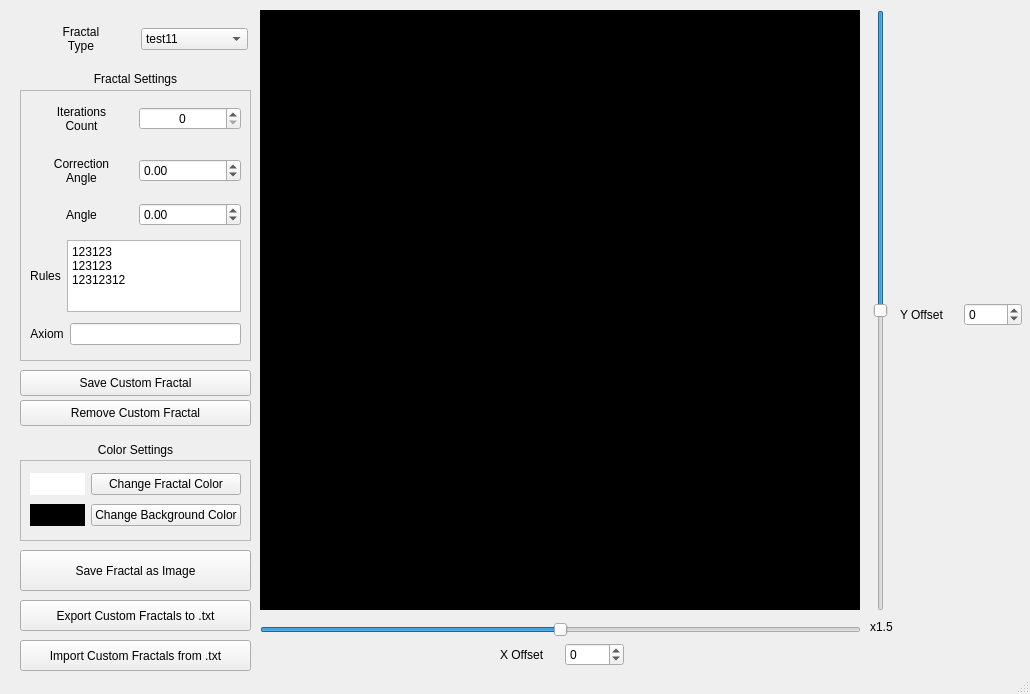
<?xml version="1.0" encoding="UTF-8"?>
<ui version="4.0">
 <class>MainWindow</class>
 <widget class="QMainWindow" name="MainWindow">
  <property name="geometry">
   <rect>
    <x>0</x>
    <y>0</y>
    <width>1030</width>
    <height>694</height>
   </rect>
  </property>
  <property name="mouseTracking">
   <bool>true</bool>
  </property>
  <property name="windowTitle">
   <string>MainWindow</string>
  </property>
  <property name="tabShape">
   <enum>QTabWidget::Rounded</enum>
  </property>
  <widget class="QWidget" name="centralwidget">
   <widget class="QLabel" name="fractal_image_label">
    <property name="geometry">
     <rect>
      <x>260</x>
      <y>10</y>
      <width>600</width>
      <height>600</height>
     </rect>
    </property>
    <property name="styleSheet">
     <string notr="true">background-color: rgb(0, 0, 0);</string>
    </property>
    <property name="text">
     <string/>
    </property>
    <property name="pixmap">
     <pixmap>../83c45ace/робот.jpg</pixmap>
    </property>
    <property name="scaledContents">
     <bool>false</bool>
    </property>
    <property name="alignment">
     <set>Qt::AlignCenter</set>
    </property>
   </widget>
   <widget class="QPushButton" name="save_as_image_button">
    <property name="geometry">
     <rect>
      <x>20</x>
      <y>550</y>
      <width>231</width>
      <height>41</height>
     </rect>
    </property>
    <property name="text">
     <string>Save Fractal as Image</string>
    </property>
   </widget>
   <widget class="QLabel" name="settings_label">
    <property name="geometry">
     <rect>
      <x>20</x>
      <y>70</y>
      <width>231</width>
      <height>18</height>
     </rect>
    </property>
    <property name="text">
     <string>Fractal Settings</string>
    </property>
    <property name="alignment">
     <set>Qt::AlignCenter</set>
    </property>
   </widget>
   <widget class="QFrame" name="settings_frame">
    <property name="geometry">
     <rect>
      <x>20</x>
      <y>90</y>
      <width>231</width>
      <height>271</height>
     </rect>
    </property>
    <property name="frameShape">
     <enum>QFrame::StyledPanel</enum>
    </property>
    <property name="frameShadow">
     <enum>QFrame::Sunken</enum>
    </property>
    <widget class="QWidget" name="layoutWidget">
     <property name="geometry">
      <rect>
       <x>10</x>
       <y>10</y>
       <width>211</width>
       <height>38</height>
      </rect>
     </property>
     <layout class="QHBoxLayout" name="horizontalLayout_2">
      <item>
       <widget class="QLabel" name="iterations_label">
        <property name="text">
         <string>Iterations
Count</string>
        </property>
        <property name="textFormat">
         <enum>Qt::PlainText</enum>
        </property>
        <property name="alignment">
         <set>Qt::AlignCenter</set>
        </property>
        <property name="wordWrap">
         <bool>true</bool>
        </property>
       </widget>
      </item>
      <item>
       <widget class="QSpinBox" name="iterations_spinbox">
        <property name="alignment">
         <set>Qt::AlignCenter</set>
        </property>
        <property name="minimum">
         <number>0</number>
        </property>
        <property name="maximum">
         <number>100</number>
        </property>
       </widget>
      </item>
     </layout>
    </widget>
    <widget class="QWidget" name="layoutWidget">
     <property name="geometry">
      <rect>
       <x>10</x>
       <y>230</y>
       <width>211</width>
       <height>28</height>
      </rect>
     </property>
     <layout class="QHBoxLayout" name="horizontalLayout_5">
      <item>
       <widget class="QLabel" name="axiom_label">
        <property name="text">
         <string>Axiom</string>
        </property>
        <property name="alignment">
         <set>Qt::AlignCenter</set>
        </property>
       </widget>
      </item>
      <item>
       <widget class="QLineEdit" name="axiom_lineedit">
        <property name="inputMask">
         <string/>
        </property>
        <property name="text">
         <string/>
        </property>
       </widget>
      </item>
     </layout>
    </widget>
    <widget class="QWidget" name="layoutWidget">
     <property name="geometry">
      <rect>
       <x>10</x>
       <y>110</y>
       <width>211</width>
       <height>29</height>
      </rect>
     </property>
     <layout class="QHBoxLayout" name="horizontalLayout_7">
      <item>
       <widget class="QLabel" name="angle_label">
        <property name="text">
         <string>Angle</string>
        </property>
        <property name="alignment">
         <set>Qt::AlignCenter</set>
        </property>
       </widget>
      </item>
      <item>
       <widget class="QDoubleSpinBox" name="angle_spinbox">
        <property name="minimum">
         <double>-360.000000000000000</double>
        </property>
        <property name="maximum">
         <double>360.000000000000000</double>
        </property>
        <property name="singleStep">
         <double>22.500000000000000</double>
        </property>
       </widget>
      </item>
     </layout>
    </widget>
    <widget class="QWidget" name="layoutWidget">
     <property name="geometry">
      <rect>
       <x>10</x>
       <y>60</y>
       <width>211</width>
       <height>41</height>
      </rect>
     </property>
     <layout class="QHBoxLayout" name="horizontalLayout_8">
      <item>
       <widget class="QLabel" name="correction_angle_label">
        <property name="text">
         <string>Correction
Angle</string>
        </property>
        <property name="alignment">
         <set>Qt::AlignCenter</set>
        </property>
        <property name="wordWrap">
         <bool>true</bool>
        </property>
       </widget>
      </item>
      <item>
       <widget class="QDoubleSpinBox" name="correction_angle_spinbox">
        <property name="minimum">
         <double>-360.000000000000000</double>
        </property>
        <property name="maximum">
         <double>360.000000000000000</double>
        </property>
        <property name="singleStep">
         <double>22.500000000000000</double>
        </property>
       </widget>
      </item>
     </layout>
    </widget>
    <widget class="QWidget" name="layoutWidget">
     <property name="geometry">
      <rect>
       <x>10</x>
       <y>150</y>
       <width>211</width>
       <height>72</height>
      </rect>
     </property>
     <layout class="QHBoxLayout" name="horizontalLayout_6">
      <item>
       <widget class="QLabel" name="rules_label">
        <property name="text">
         <string>Rules</string>
        </property>
        <property name="alignment">
         <set>Qt::AlignCenter</set>
        </property>
       </widget>
      </item>
      <item>
       <widget class="QPlainTextEdit" name="rules_plaintextedit">
        <property name="lineWrapMode">
         <enum>QPlainTextEdit::WidgetWidth</enum>
        </property>
        <property name="plainText">
         <string>123123
123123
12312312</string>
        </property>
        <property name="cursorWidth">
         <number>1</number>
        </property>
        <property name="centerOnScroll">
         <bool>false</bool>
        </property>
       </widget>
      </item>
     </layout>
    </widget>
   </widget>
   <widget class="QFrame" name="color_settings_frame">
    <property name="geometry">
     <rect>
      <x>20</x>
      <y>460</y>
      <width>231</width>
      <height>81</height>
     </rect>
    </property>
    <property name="frameShape">
     <enum>QFrame::StyledPanel</enum>
    </property>
    <property name="frameShadow">
     <enum>QFrame::Raised</enum>
    </property>
    <widget class="QWidget" name="layoutWidget">
     <property name="geometry">
      <rect>
       <x>10</x>
       <y>10</y>
       <width>211</width>
       <height>60</height>
      </rect>
     </property>
     <layout class="QGridLayout" name="gridLayout">
      <item row="0" column="0">
       <widget class="QLabel" name="fractal_color_label">
        <property name="styleSheet">
         <string notr="true">background-color: rgb(255, 255, 255)</string>
        </property>
        <property name="text">
         <string/>
        </property>
        <property name="textFormat">
         <enum>Qt::AutoText</enum>
        </property>
       </widget>
      </item>
      <item row="0" column="1">
       <widget class="QPushButton" name="change_fractal_color_button">
        <property name="text">
         <string>Change Fractal Color</string>
        </property>
       </widget>
      </item>
      <item row="1" column="0">
       <widget class="QLabel" name="background_color_label">
        <property name="styleSheet">
         <string notr="true">background-color: rgb(0, 0, 0)</string>
        </property>
        <property name="text">
         <string/>
        </property>
        <property name="textFormat">
         <enum>Qt::AutoText</enum>
        </property>
       </widget>
      </item>
      <item row="1" column="1">
       <widget class="QPushButton" name="change_background_color_button">
        <property name="text">
         <string>Change Background Color</string>
        </property>
       </widget>
      </item>
     </layout>
    </widget>
   </widget>
   <widget class="QLabel" name="color_settings_label">
    <property name="geometry">
     <rect>
      <x>20</x>
      <y>440</y>
      <width>231</width>
      <height>20</height>
     </rect>
    </property>
    <property name="text">
     <string>Color Settings</string>
    </property>
    <property name="alignment">
     <set>Qt::AlignCenter</set>
    </property>
   </widget>
   <widget class="QLabel" name="zoom_label">
    <property name="geometry">
     <rect>
      <x>870</x>
      <y>618</y>
      <width>91</width>
      <height>18</height>
     </rect>
    </property>
    <property name="text">
     <string>x1.5</string>
    </property>
    <property name="alignment">
     <set>Qt::AlignLeading|Qt::AlignLeft|Qt::AlignVCenter</set>
    </property>
   </widget>
   <widget class="QPushButton" name="save_custom_fractal_button">
    <property name="geometry">
     <rect>
      <x>20</x>
      <y>370</y>
      <width>231</width>
      <height>26</height>
     </rect>
    </property>
    <property name="text">
     <string>Save Custom Fractal</string>
    </property>
   </widget>
   <widget class="QPushButton" name="remove_custom_fractal_button">
    <property name="enabled">
     <bool>true</bool>
    </property>
    <property name="geometry">
     <rect>
      <x>20</x>
      <y>400</y>
      <width>231</width>
      <height>26</height>
     </rect>
    </property>
    <property name="text">
     <string>Remove Custom Fractal</string>
    </property>
   </widget>
   <widget class="QPushButton" name="export_custom_fractals_button">
    <property name="geometry">
     <rect>
      <x>20</x>
      <y>600</y>
      <width>231</width>
      <height>31</height>
     </rect>
    </property>
    <property name="text">
     <string>Export Custom Fractals to .txt</string>
    </property>
   </widget>
   <widget class="QPushButton" name="import_custom_fractals_button">
    <property name="geometry">
     <rect>
      <x>20</x>
      <y>640</y>
      <width>231</width>
      <height>31</height>
     </rect>
    </property>
    <property name="text">
     <string>Import Custom Fractals from .txt</string>
    </property>
   </widget>
   <widget class="QSlider" name="y_offset_slider">
    <property name="geometry">
     <rect>
      <x>870</x>
      <y>10</y>
      <width>21</width>
      <height>601</height>
     </rect>
    </property>
    <property name="minimum">
     <number>-550</number>
    </property>
    <property name="maximum">
     <number>550</number>
    </property>
    <property name="singleStep">
     <number>5</number>
    </property>
    <property name="pageStep">
     <number>110</number>
    </property>
    <property name="tracking">
     <bool>true</bool>
    </property>
    <property name="orientation">
     <enum>Qt::Vertical</enum>
    </property>
    <property name="invertedAppearance">
     <bool>true</bool>
    </property>
   </widget>
   <widget class="QSlider" name="x_offset_slider">
    <property name="geometry">
     <rect>
      <x>260</x>
      <y>620</y>
      <width>601</width>
      <height>20</height>
     </rect>
    </property>
    <property name="minimum">
     <number>-550</number>
    </property>
    <property name="maximum">
     <number>550</number>
    </property>
    <property name="singleStep">
     <number>5</number>
    </property>
    <property name="pageStep">
     <number>110</number>
    </property>
    <property name="orientation">
     <enum>Qt::Horizontal</enum>
    </property>
   </widget>
   <widget class="QWidget" name="layoutWidget">
    <property name="geometry">
     <rect>
      <x>500</x>
      <y>640</y>
      <width>124</width>
      <height>29</height>
     </rect>
    </property>
    <layout class="QHBoxLayout" name="horizontalLayout_3">
     <item>
      <widget class="QLabel" name="x_offset_label">
       <property name="text">
        <string>X Offset</string>
       </property>
      </widget>
     </item>
     <item>
      <widget class="QSpinBox" name="x_offset_spinbox">
       <property name="minimum">
        <number>-550</number>
       </property>
       <property name="maximum">
        <number>550</number>
       </property>
       <property name="singleStep">
        <number>5</number>
       </property>
      </widget>
     </item>
    </layout>
   </widget>
   <widget class="QWidget" name="layoutWidget">
    <property name="geometry">
     <rect>
      <x>900</x>
      <y>300</y>
      <width>122</width>
      <height>29</height>
     </rect>
    </property>
    <layout class="QHBoxLayout" name="horizontalLayout_4">
     <item>
      <widget class="QLabel" name="y_offset_label">
       <property name="styleSheet">
        <string notr="true"/>
       </property>
       <property name="text">
        <string>Y Offset</string>
       </property>
       <property name="wordWrap">
        <bool>false</bool>
       </property>
      </widget>
     </item>
     <item>
      <widget class="QSpinBox" name="y_offset_spinbox">
       <property name="minimum">
        <number>-550</number>
       </property>
       <property name="maximum">
        <number>550</number>
       </property>
       <property name="singleStep">
        <number>5</number>
       </property>
      </widget>
     </item>
    </layout>
   </widget>
   <widget class="QWidget" name="layoutWidget">
    <property name="geometry">
     <rect>
      <x>27</x>
      <y>20</y>
      <width>221</width>
      <height>38</height>
     </rect>
    </property>
    <layout class="QHBoxLayout" name="horizontalLayout">
     <item>
      <widget class="QLabel" name="fractal_type_label">
       <property name="text">
        <string>Fractal
Type</string>
       </property>
       <property name="alignment">
        <set>Qt::AlignCenter</set>
       </property>
       <property name="wordWrap">
        <bool>true</bool>
       </property>
      </widget>
     </item>
     <item>
      <widget class="QComboBox" name="fractal_type_chooser">
       <property name="layoutDirection">
        <enum>Qt::LeftToRight</enum>
       </property>
       <item>
        <property name="text">
         <string>test11</string>
        </property>
       </item>
       <item>
        <property name="text">
         <string>test2</string>
        </property>
       </item>
       <item>
        <property name="text">
         <string>test3</string>
        </property>
       </item>
      </widget>
     </item>
    </layout>
   </widget>
  </widget>
  <widget class="QStatusBar" name="statusbar"/>
 </widget>
 <resources/>
 <connections/>
 <designerdata>
  <property name="gridDeltaX">
   <number>10</number>
  </property>
  <property name="gridDeltaY">
   <number>10</number>
  </property>
  <property name="gridSnapX">
   <bool>true</bool>
  </property>
  <property name="gridSnapY">
   <bool>true</bool>
  </property>
  <property name="gridVisible">
   <bool>true</bool>
  </property>
 </designerdata>
</ui>
